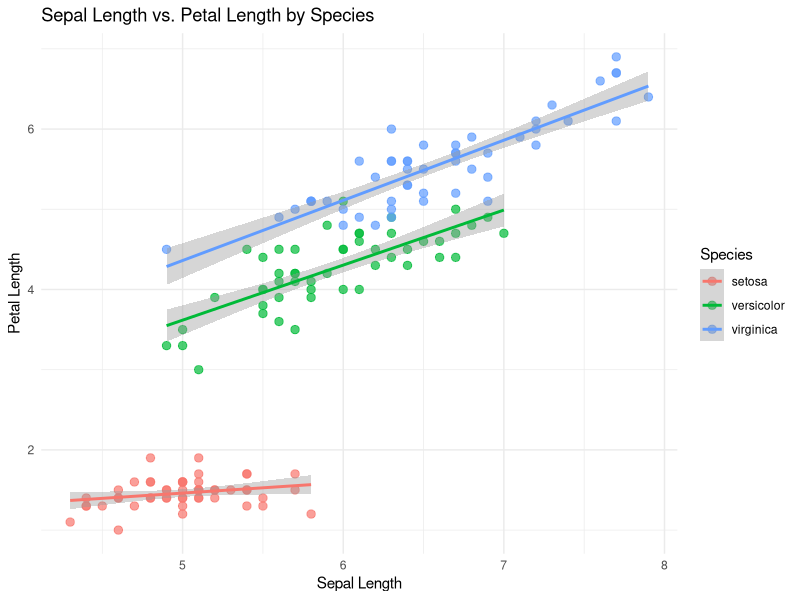
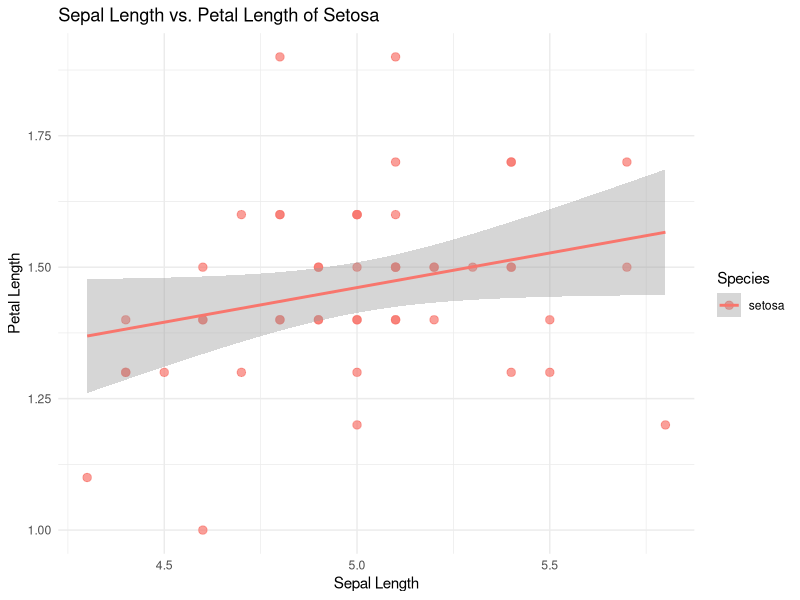

Write the R code that produced these figures, in order.
library(ggplot2)
iris <- iris
ggplot(iris, aes(x = Sepal.Length, y = Petal.Length, color = Species)) +
  geom_point(size = 2.5, alpha = 0.7) + 
  geom_smooth(method = "lm", se = TRUE) + 
  labs(title = "Sepal Length vs. Petal Length by Species", 
       x = "Sepal Length", 
       y = "Petal Length") +
  theme_minimal()

setosa_iris <- subset(iris, iris$Species == "setosa")
ggplot(setosa_iris, aes(x = Sepal.Length, y = Petal.Length, color = Species)) +
  geom_point(size = 2.5, alpha = 0.7) + 
  geom_smooth(method = "lm", se = TRUE) + 
  labs(title = "Sepal Length vs. Petal Length of Setosa", 
       x = "Sepal Length", 
       y = "Petal Length") +
  theme_minimal()

setosa_iris_lm <- lm(Petal.Length ~ Sepal.Length, data = setosa_iris)
